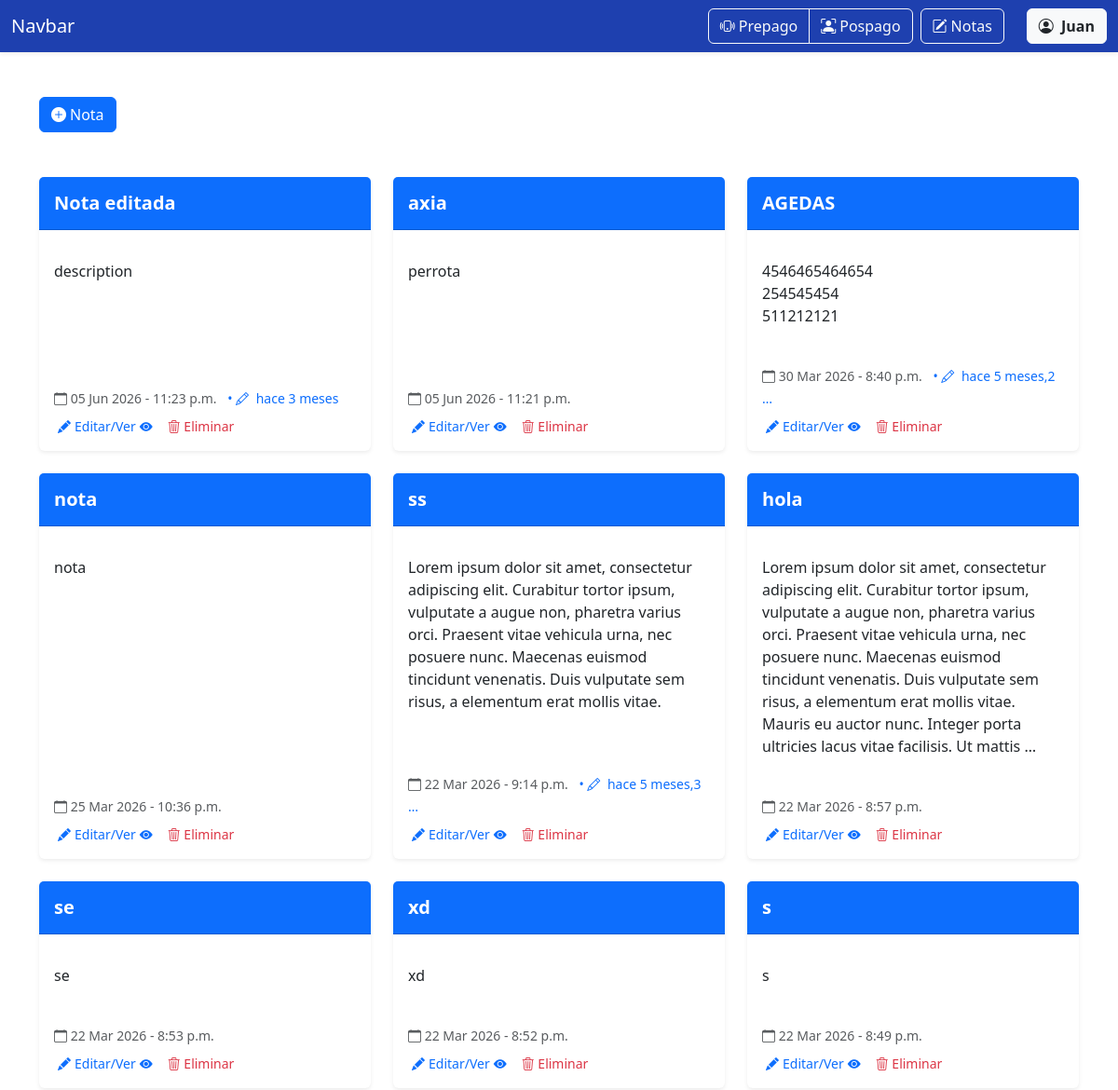
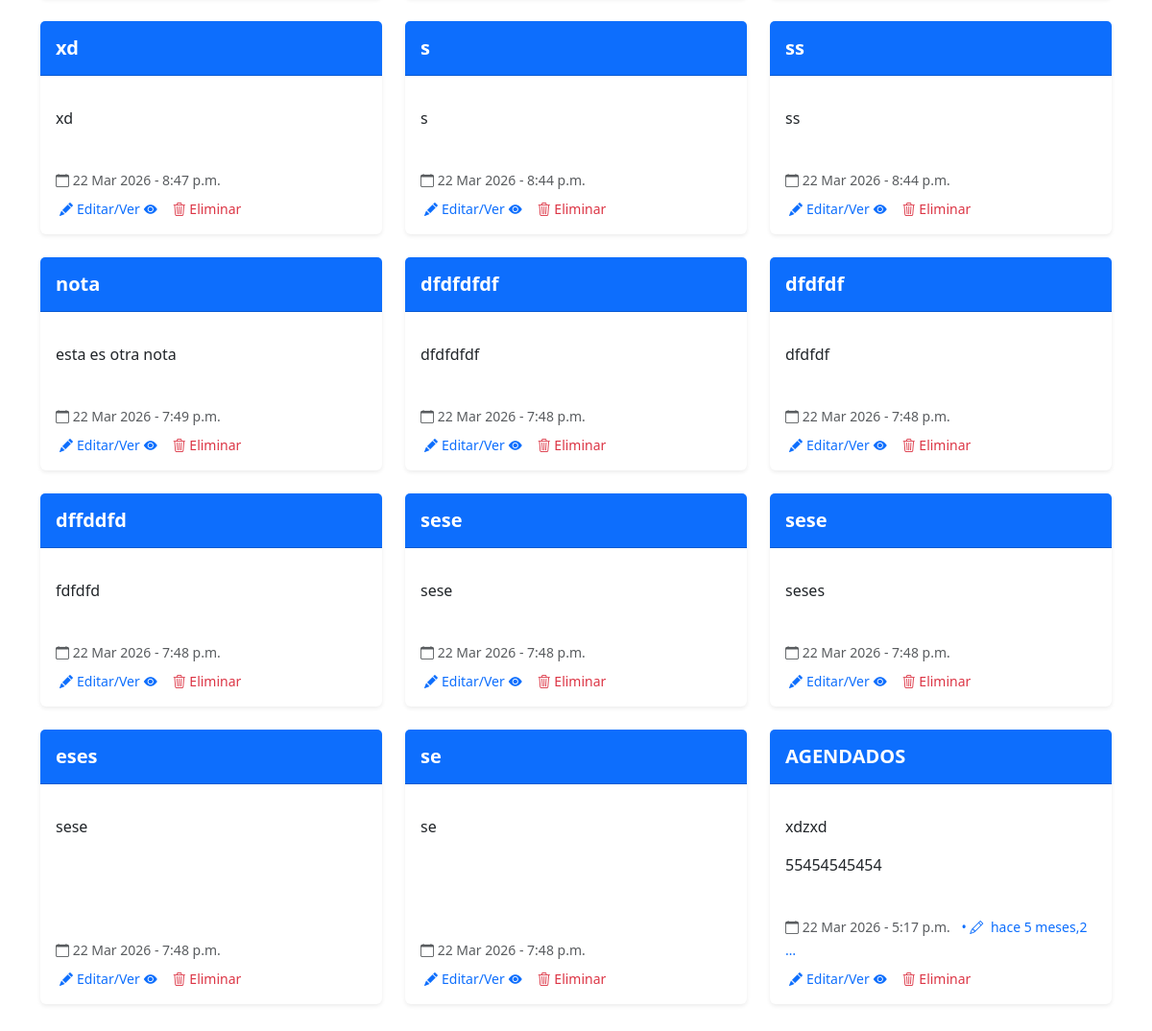
Page /notas/ (signed in) on the committed database (2 pictures, top to bottom).
### notas/models.py (models this page shows)
class Nota(models.Model):
    title = models.CharField('Título',max_length=200)
    description = models.TextField('Descripción',blank=True)
    created = models.DateTimeField(auto_now_add=True)
    updated = models.DateTimeField(auto_now=True)
    user = models.ForeignKey(User, on_delete=models.CASCADE)

### notas/views.py (the view, shortened to what this page needs)
# urls.py: path('', views.index_notas, name='notas'),
@login_required
def index_notas(request):
    if request.method == 'GET':
        my_notes = Nota.objects.filter(user=request.user).order_by('-created')
        return render(request, 'notas.html', {
        'form': NotaForm(),
        'notes': my_notes
    })

### notas/templates/notas.html (shortened to what this page needs)
{% extends 'base.html' %}
{% block content %}
<div class="container mt-5">
  <button type="button" class="btn btn-primary" data-bs-toggle="modal" data-bs-target="#createModal">
    <i class="bi bi-plus-circle-fill me-1"></i>Nota
  </button>
</div>
<div class="container my-5">
  <div class="row">
    {% for note in notes %}
    <div class="col-md-4 mb-4">
      <div class="card h-100 shadow-sm border-0">
        <div class="card-header bg-primary text-white py-3">
          <h5 class="card-title mb-0 fw-bold">{{ note.title }}</h5>
        </div>
        <div class="card-body">
          <p class="card-text text-secondary">
            {{ note.description|linebreaks|truncatewords:50 }}
          </p>
        </div>
        <div class="card-footer bg-transparent border-0">
          <small class="text-muted">
            <i class="bi bi-calendar"></i> {{ note.created|date:"d M Y" }} - {{note.created|time:"g:i a"}}
            {% if note.updated|date:"U" > note.created|date:"U" %}
            <span class="ms-2 text-primary">
              • <i class="bi bi-pencil me-1"></i>
              hace {{note.updated|timesince|truncatewords:2}}
            </span>
            {% endif %}
          </small>
        </div>
        <div class="px-3 pb-3 d-flex gap-3">
          <button type="button" class="btn btn-sm btn-outline-primary border-0 p-0 ms-1"
            data-bs-target="#updateModal{{ note.id }}" data-bs-toggle="modal">
            <i class="bi bi-pencil-fill me-1"></i>Editar/Ver<i class="bi bi-eye-fill ms-1"></i>
          </button>
          <button type="button" class="btn btn-sm btn-outline-danger border-0 p-0" data-bs-toggle="modal"
            data-bs-target="#deleteModal{{note.id}}">
            <i class="bi bi-trash3"></i>
            Eliminar
          </button>
        </div>
      </div>
    </div>
    {% endfor %}
  </div>
</div>
{% endblock content %}

### templates/base.html (shortened to what this page needs)
<!DOCTYPE html>
<html lang="es-MX">
  <head>
    <link href="https://cdn.jsdelivr.net/npm/bootstrap@5.3.8/dist/css/bootstrap.min.css" rel="stylesheet" />
    <link rel="stylesheet" href="https://cdn.jsdelivr.net/npm/bootstrap-icons@1.13.1/font/bootstrap-icons.min.css" />
  </head>
  <body>
    <nav class="navbar navbar-expand-lg navbar-dark shadow-sm" style="background-color: #1e40af;">
      <div class="container-fluid">
        <a class="navbar-brand" href="{% url 'dashboard' %}">Navbar</a>
        <div class="collapse navbar-collapse" id="navbarNav">
          <ul class="navbar-nav ms-auto">
            <li class="nav-item ms-2">
              <div class="btn-group" role="group" aria-label="Modulo-Ventas">
                <a class="btn btn-outline-light" href="{% url 'prepago' %}"><i class="bi bi-phone-vibrate me-1"></i>Prepago</a>
                <a class="btn btn-outline-light" href="{% url 'pospago' %}"><i class="bi bi-person-bounding-box me-1"></i>Pospago</a>
              </div>
            </li>
            <li class="nav-item ms-2">
              <a class="btn btn-outline-light" href="{% url 'notas' %}"><i class="bi bi-pencil-square me-1"></i>Notas</a>
            </li>
            <li class="nav-item ms-2">
              <div class="dropdown">
                <button class="btn btn-light text-dark ms-3" type="button" data-bs-toggle="dropdown" aria-expanded="false"><i class="bi bi-person-circle me-1"></i> <strong>{{ user.first_name }}</strong></button>
              </div>
            </li>
          </ul>
        </div>
      </div>
    </nav>
    {% block content %}
    {% endblock %}
  </body>
</html>

### rows in the picture
Nota: title "Nota editada", description "description", created "05 Jun 2026", created "11:23 p.m.", updated "3 meses"
Nota: title "axia", description "perrota", created "05 Jun 2026", created "11:21 p.m."
Nota: title "AGEDAS", description "4546465464654 254545454 511212121", created "30 Mar 2026", created "8:40 p.m.", updated "5 meses,2 …"
Nota: title "nota", description "nota", created "25 Mar 2026", created "10:36 p.m."
Nota: title "ss", description "Lorem ipsum dolor sit amet, consectetur adipiscing elit. Curabitur tortor ipsum, vulputate a augue non, pharetra varius orci. Praesent vitae vehicula urna, nec posuere nunc. Maecenas euismod tincidunt venenatis. Duis vulputate sem risus, a elementum erat mollis vitae.", created "22 Mar 2026", created "9:14 p.m.", updated "5 meses,3 …"
Nota: title "hola", description "Lorem ipsum dolor sit amet, consectetur adipiscing elit. Curabitur tortor ipsum, vulputate a augue non, pharetra varius orci. Praesent vitae vehicula urna, nec posuere nunc. Maecenas euismod tincidunt venenatis. Duis vulputate sem risus, a elementum erat mollis vitae. Mauris eu auctor nunc. Integer porta ultricies lacus vitae facilisis. Ut mattis …", created "22 Mar 2026", created "8:57 p.m."
Nota: title "se", description "se", created "22 Mar 2026", created "8:53 p.m."
Nota: title "xd", description "xd", created "22 Mar 2026", created "8:52 p.m."
Nota: title "s", description "s", created "22 Mar 2026", created "8:49 p.m."
Nota: title "xd", description "xd", created "22 Mar 2026", created "8:47 p.m."
Nota: title "s", description "s", created "22 Mar 2026", created "8:44 p.m."
Nota: title "ss", description "ss", created "22 Mar 2026", created "8:44 p.m."
Nota: title "nota", description "esta es otra nota", created "22 Mar 2026", created "7:49 p.m."
Nota: title "dfdfdfdf", description "dfdfdfdf", created "22 Mar 2026", created "7:48 p.m."
Nota: title "dfdfdf", description "dfdfdf", created "22 Mar 2026", created "7:48 p.m."
Nota: title "dffddfd", description "fdfdfd", created "22 Mar 2026", created "7:48 p.m."
Nota: title "sese", description "sese", created "22 Mar 2026", created "7:48 p.m."
Nota: title "sese", description "seses", created "22 Mar 2026", created "7:48 p.m."
Nota: title "eses", description "sese", created "22 Mar 2026", created "7:48 p.m."
Nota: title "se", description "se", created "22 Mar 2026", created "7:48 p.m."
Nota: title "AGENDADOS", description "xdzxd 55454545454", created "22 Mar 2026", created "5:17 p.m.", updated "5 meses,2 …"

### other values in the picture
{{ user.first_name }} "Juan"
